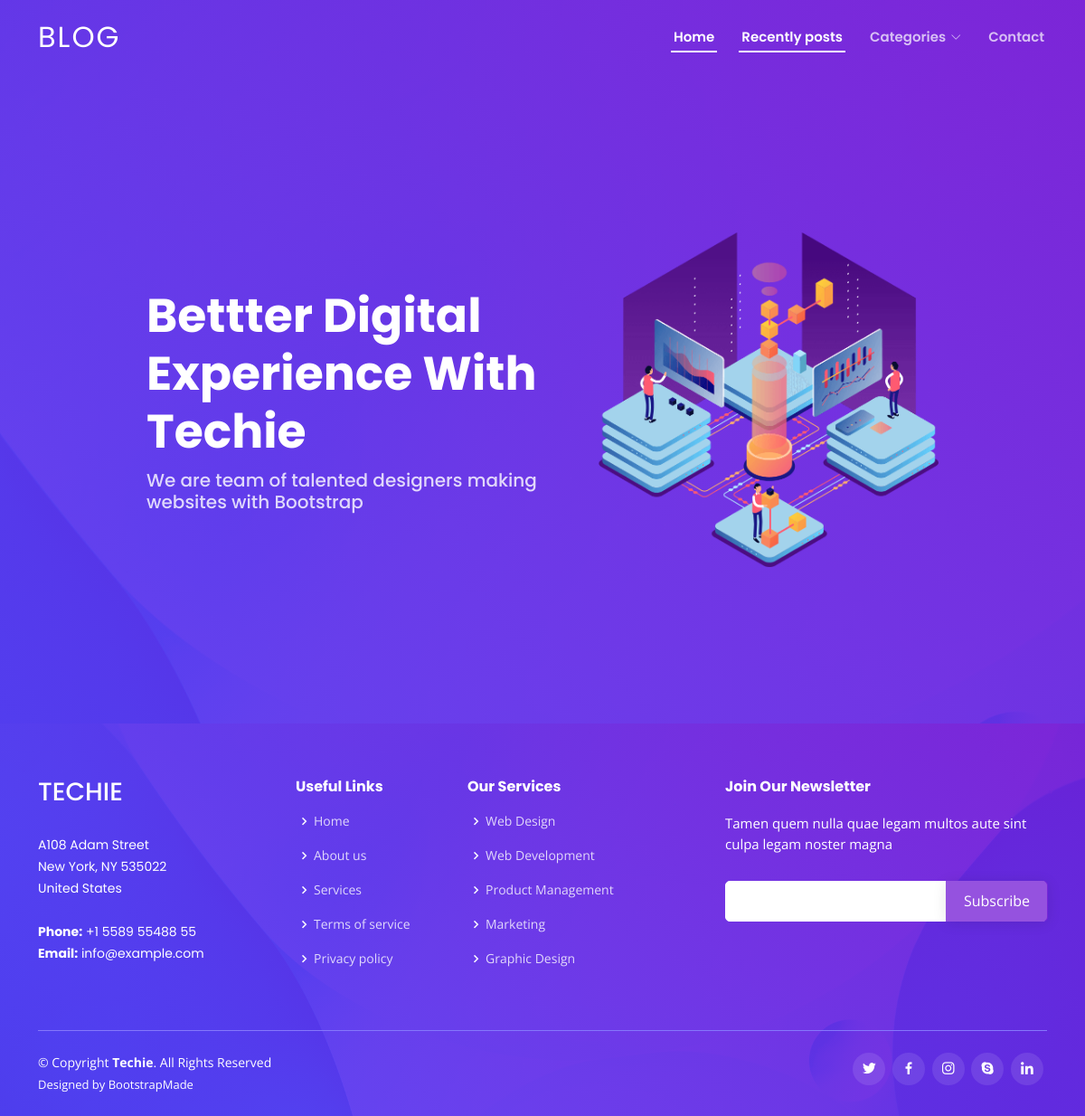
The app's page /categories/subcategory/8, older data.
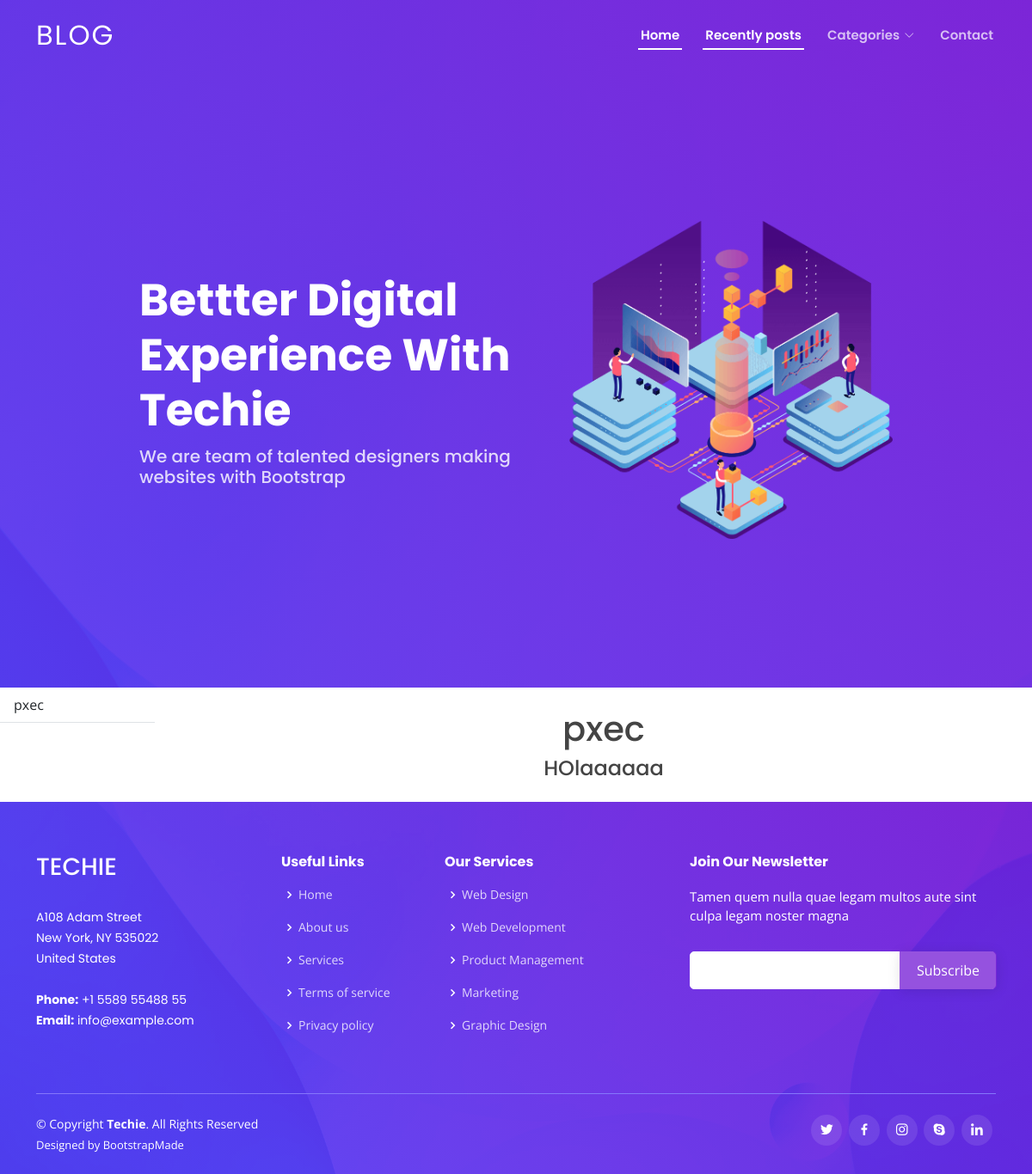
The same page, newer data.
### dashboard/blog/models.py (models this page shows, shortened)
class Posts(models.Model):
    name = models.CharField(max_length=100, unique=True)
    subcategory = models.ForeignKey(SubCategories, on_delete=models.CASCADE, related_name='posts', blank=True)
    fecha_creacion = models.DateTimeField(auto_now_add=True)

class Titulos(models.Model):
    contenido = models.CharField(max_length=255, blank=True, null=True)
    color = models.CharField(max_length=255, blank=True, null=True)
    fecha_creacion = models.DateTimeField(auto_now_add=True)
    post = models.ForeignKey(Posts, on_delete=models.CASCADE, related_name='titulos')
    def get_seccion_tipo(self):
        return 'titulo'

### app/views.py (the view)
# urls.py: path('categories/subcategory/<int:subcategory_id>', views.posts, name='posts'),
def posts(request, subcategory_id=None):
    try:
        posts = Posts.objects.filter(subcategory__id=subcategory_id)
        categories = Categories.objects.all()
        for post in posts:
            titulos = Titulos.objects.filter(post=post).order_by('fecha_creacion')
            textos = Textos.objects.filter(post=post).order_by('fecha_creacion')
            codigos = Codigos.objects.filter(post=post).order_by('fecha_creacion')
            imagenes = Imagenes.objects.filter(post=post).order_by('fecha_creacion')
            elementos_post = []
            for codigo in codigos:
                original_contenido = codigo.contenido
                lexer = get_lexer_by_name("python", stripall=True)
                formatter = HtmlFormatter(linenos=False, cssclass="code")
                codigo.contenido = highlight(original_contenido, lexer, formatter)
                codigo.contenido = markdown(codigo.contenido, extensions=['codehilite'])
            elementos_post.extend(titulos)
            elementos_post.extend(textos)
            elementos_post.extend(codigos)
            elementos_post.extend(imagenes)
            elementos_post = sorted(elementos_post, key=lambda x: x.fecha_creacion)
            post.elementos = elementos_post
    except Categories.DoesNotExist:
        messages.error(request, 'Category not found.')
        return redirect('blog')
    return render(request, 'app/posts/index.html', {
        'categories': categories,
        'posts': posts,
    })

### templates/app/posts/index.html (shortened to what this page needs)
{% extends "app/base.html" %}
{% block content %}
<div class="row">
    <div class="col-md-2">
        <div class="sidebar">
            <ul class="list-group list-group-flush">
                {% for post in posts %}
                    <li class="list-group-item sidebar-post mb-2" data-toggle="collapse" data-target="#post{{ loop.index }}">
                        {{ post.name }}
                    </li>
                {% endfor %}
            </ul>
        </div>
    </div>
    <div class="col-md-10">
        {% for post in posts %}
            <div class="post-content text-center my-4 mx-2">
                <h1>{{ post.name }}</h1>
                {% for elemento in post.elementos %}
                    {% if elemento.get_seccion_tipo == 'titulo' %}
                        <h4>{{ elemento.contenido }}</h4>
                    {% elif elemento.get_seccion_tipo == 'texto' %}
                        <p class="text-justify">{{ elemento.contenido|linebreaks }}</p>
                    {% elif elemento.get_seccion_tipo == 'codigo' %}
                        <div class="code-toolbar mt-3 mb-4">
                            <pre class="line-numbers-hidden language-{{ elemento.lenguaje }}"><code>{{ elemento.contenido|safe }}</code></pre>
                            <button class="copy-button btn btn-primary" data-clipboard-target="#codigo-{{ elemento.id }}">Copiar</button>
                        </div>
                    {% elif elemento.get_seccion_tipo == 'imagen' %}
                        <img class="img-fluid" src="{{ elemento.archivo.url }}" alt="{{ elemento.nombre }}">
                    {% endif %}
                {% endfor %}
            </div>
        {% endfor %}
    </div>
</div>
{% endblock %}

Row changes from the older to the newer data that the page shows:
added Posts: name "pxec"
added Titulos: contenido "HOlaaaaaa"
